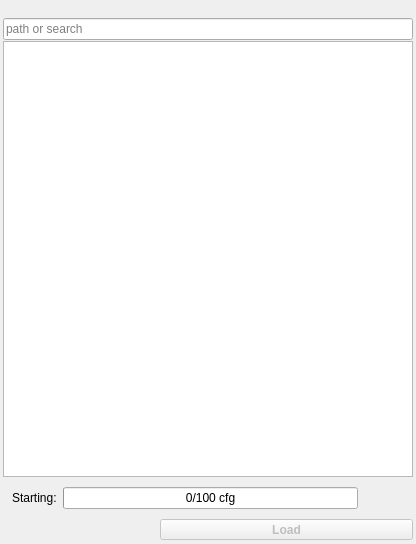
<?xml version="1.0" encoding="UTF-8"?>
<ui version="4.0">
 <class>ui_dock_launch</class>
 <widget class="QDockWidget" name="ui_dock_launch">
  <property name="geometry">
   <rect>
    <x>0</x>
    <y>0</y>
    <width>416</width>
    <height>544</height>
   </rect>
  </property>
  <property name="features">
   <set>QDockWidget::DockWidgetFloatable|QDockWidget::DockWidgetMovable</set>
  </property>
  <property name="windowTitle">
   <string>&amp;Launch files</string>
  </property>
  <widget class="QWidget" name="ui_dock_widget_contents">
   <layout class="QVBoxLayout" name="verticalLayout">
    <property name="spacing">
     <number>1</number>
    </property>
    <property name="leftMargin">
     <number>3</number>
    </property>
    <property name="topMargin">
     <number>3</number>
    </property>
    <property name="rightMargin">
     <number>3</number>
    </property>
    <property name="bottomMargin">
     <number>3</number>
    </property>
    <item>
    <widget class="QLabel" name="hostLabel">
      <property name="text">
      <string/>
      </property>
    </widget>
    </item>
    <item>
     <widget class="QFrame" name="ui_launch_filter_frame">
      <layout class="QHBoxLayout" name="horizontalLayout_8">
       <property name="leftMargin">
        <number>0</number>
       </property>
       <property name="topMargin">
        <number>0</number>
       </property>
       <property name="rightMargin">
        <number>0</number>
       </property>
       <property name="bottomMargin">
        <number>0</number>
       </property>
       <item>
        <widget class="EnhancedLineEdit" name="ui_search_line">
         <property name="placeholderText">
          <string>path or search</string>
         </property>
        </widget>
       </item>
      </layout>
     </widget>
    </item>
    <item>
     <widget class="QListView" name="ui_file_view">
      <property name="editTriggers">
       <set>QAbstractItemView::EditKeyPressed</set>
      </property>
     </widget>
    </item>
    <item>
     <widget class="QFrame" name="ui_frame_progress_cfg">
      <property name="frameShape">
       <enum>QFrame::NoFrame</enum>
      </property>
      <property name="frameShadow">
       <enum>QFrame::Plain</enum>
      </property>
      <property name="lineWidth">
       <number>0</number>
      </property>
      <layout class="QHBoxLayout" name="horizontalLayout_6">
       <item>
        <widget class="QLabel" name="ui_label_progress_cfg">
         <property name="text">
          <string>Starting:</string>
         </property>
        </widget>
       </item>
       <item>
        <widget class="QProgressBar" name="ui_bar_progress_cfg">
         <property name="value">
          <number>0</number>
         </property>
         <property name="format">
          <string>%v/%m cfg</string>
         </property>
        </widget>
       </item>
       <item>
        <widget class="QPushButton" name="ui_button_progress_cancel_cfg">
         <property name="flat">
          <bool>true</bool>
         </property>
        </widget>
       </item>
      </layout>
     </widget>
    </item>
    <item>
     <widget class="QFrame" name="ui_frame_launch_control">
      <property name="frameShape">
       <enum>QFrame::NoFrame</enum>
      </property>
      <property name="frameShadow">
       <enum>QFrame::Raised</enum>
      </property>
      <layout class="QHBoxLayout" name="horizontalLayout">
       <property name="spacing">
        <number>1</number>
       </property>
       <property name="leftMargin">
        <number>0</number>
       </property>
       <property name="topMargin">
        <number>0</number>
       </property>
       <property name="rightMargin">
        <number>0</number>
       </property>
       <property name="bottomMargin">
        <number>0</number>
       </property>
       <item>
        <widget class="QPushButton" name="ui_button_reload">
         <property name="sizePolicy">
          <sizepolicy hsizetype="Fixed" vsizetype="Fixed">
           <horstretch>0</horstretch>
           <verstretch>0</verstretch>
          </sizepolicy>
         </property>
         <property name="maximumSize">
          <size>
           <width>26</width>
           <height>16777215</height>
          </size>
         </property>
         <property name="toolTip">
          <string>&lt;!DOCTYPE HTML PUBLIC &quot;-//W3C//DTD HTML 4.0//EN&quot; &quot;http://www.w3.org/TR/REC-html40/strict.dtd&quot;&gt;
&lt;html&gt;&lt;head&gt;&lt;meta name=&quot;qrichtext&quot; content=&quot;1&quot; /&gt;&lt;style type=&quot;text/css&quot;&gt;
p, li { white-space: pre-wrap; }
&lt;/style&gt;&lt;/head&gt;&lt;body style=&quot; font-family:'Sans'; font-size:10pt; font-weight:400; font-style:normal;&quot;&gt;
&lt;p style=&quot; margin-top:0px; margin-bottom:0px; margin-left:0px; margin-right:0px; -qt-block-indent:0; text-indent:0px;&quot;&gt;&lt;span style=&quot; font-family:'Ubuntu'; font-size:9pt;&quot;&gt;clears all caches and reload current path.&lt;/span&gt;&lt;/p&gt;&lt;/body&gt;&lt;/html&gt;</string>
         </property>
         <property name="text">
          <string/>
         </property>
         <property name="flat">
          <bool>true</bool>
         </property>
        </widget>
       </item>
       <item>
        <widget class="QPushButton" name="ui_button_edit">
         <property name="enabled">
          <bool>false</bool>
         </property>
         <property name="sizePolicy">
          <sizepolicy hsizetype="Fixed" vsizetype="Fixed">
           <horstretch>0</horstretch>
           <verstretch>0</verstretch>
          </sizepolicy>
         </property>
         <property name="maximumSize">
          <size>
           <width>26</width>
           <height>16777215</height>
          </size>
         </property>
         <property name="toolTip">
          <string>&lt;!DOCTYPE HTML PUBLIC &quot;-//W3C//DTD HTML 4.0//EN&quot; &quot;http://www.w3.org/TR/REC-html40/strict.dtd&quot;&gt;
&lt;html&gt;&lt;head&gt;&lt;meta name=&quot;qrichtext&quot; content=&quot;1&quot; /&gt;&lt;style type=&quot;text/css&quot;&gt;
p, li { white-space: pre-wrap; }
&lt;/style&gt;&lt;/head&gt;&lt;body style=&quot; font-family:'Ubuntu'; font-size:9pt; font-weight:400; font-style:normal;&quot;&gt;
&lt;p style=&quot; margin-top:0px; margin-bottom:0px; margin-left:0px; margin-right:0px; -qt-block-indent:0; text-indent:0px;&quot;&gt;Opens an editor for selected lauch file &lt;span style=&quot; font-weight:600;&quot;&gt;Ctrl+E&lt;/span&gt; or &lt;span style=&quot; font-weight:600;&quot;&gt;F4&lt;/span&gt;&lt;/p&gt;&lt;/body&gt;&lt;/html&gt;</string>
         </property>
         <property name="whatsThis">
          <string>&lt;html&gt;&lt;head/&gt;&lt;body&gt;&lt;p&gt;&lt;span style=&quot; font-family:'Helvetica,Verdana,Arial,Lucida Grande,sans-serif'; font-size:15px; color:#000000; background-color:#ffffff;&quot;&gt;Opens a &lt;/span&gt;&lt;span style=&quot; font-family:'Courier New,courier'; font-size:15px; color:#000000; background-color:#ffffff;&quot;&gt;Launch Editor&lt;/span&gt;&lt;span style=&quot; font-family:'Helvetica,Verdana,Arial,Lucida Grande,sans-serif'; font-size:15px; color:#000000; background-color:#ffffff;&quot;&gt; is a simple text editor with &lt;/span&gt;&lt;a href=&quot;http://www.ros.org/wiki/roslaunch/XML&quot;&gt;&lt;span style=&quot; font-family:'Helvetica,Verdana,Arial,Lucida Grande,sans-serif'; font-size:15px; color:#2b7fcf; background-color:#ffffff;&quot;&gt;roslaunch XML&lt;/span&gt;&lt;/a&gt;&lt;span style=&quot; font-family:'Helvetica,Verdana,Arial,Lucida Grande,sans-serif'; font-size:15px; color:#000000; background-color:#ffffff;&quot;&gt; syntax highlighting. The included files are open in a new tab by &lt;/span&gt;&lt;span style=&quot; font-family:'Helvetica,Verdana,Arial,Lucida Grande,sans-serif'; font-size:15px; font-weight:600; color:#000000; background-color:#ffffff;&quot;&gt;Ctrl+(left mouse click)&lt;/span&gt;&lt;span style=&quot; font-family:'Helvetica,Verdana,Arial,Lucida Grande,sans-serif'; font-size:15px; color:#000000; background-color:#ffffff;&quot;&gt;. If the file does not exists, it will be created.&lt;/span&gt;&lt;/p&gt;&lt;/body&gt;&lt;/html&gt;</string>
         </property>
         <property name="text">
          <string/>
         </property>
         <property name="shortcut">
          <string>Ctrl+E</string>
         </property>
         <property name="flat">
          <bool>true</bool>
         </property>
        </widget>
       </item>
       <item>
        <widget class="QPushButton" name="ui_button_new">
         <property name="sizePolicy">
          <sizepolicy hsizetype="Minimum" vsizetype="Fixed">
           <horstretch>0</horstretch>
           <verstretch>0</verstretch>
          </sizepolicy>
         </property>
         <property name="maximumSize">
          <size>
           <width>36</width>
           <height>26</height>
          </size>
         </property>
         <property name="toolTip">
          <string>&lt;!DOCTYPE HTML PUBLIC &quot;-//W3C//DTD HTML 4.0//EN&quot; &quot;http://www.w3.org/TR/REC-html40/strict.dtd&quot;&gt;
&lt;html&gt;&lt;head&gt;&lt;meta name=&quot;qrichtext&quot; content=&quot;1&quot; /&gt;&lt;style type=&quot;text/css&quot;&gt;
p, li { white-space: pre-wrap; }
&lt;/style&gt;&lt;/head&gt;&lt;body style=&quot; font-family:'Noto Sans'; font-size:10pt; font-weight:400; font-style:normal;&quot;&gt;
&lt;p style=&quot; margin-top:0px; margin-bottom:0px; margin-left:0px; margin-right:0px; -qt-block-indent:0; text-indent:0px;&quot;&gt;&lt;span style=&quot; font-family:'Ubuntu'; font-size:9pt;&quot;&gt;Menu to create new file or directory.&lt;/span&gt;&lt;/p&gt;&lt;/body&gt;&lt;/html&gt;</string>
         </property>
         <property name="icon">
          <iconset>
           <normaloff>icons/crystal_clear_add.png</normaloff>icons/crystal_clear_add.png</iconset>
         </property>
         <property name="shortcut">
          <string>Ctrl+N</string>
         </property>
         <property name="flat">
          <bool>true</bool>
         </property>
        </widget>
       </item>
       <item>
        <widget class="QPushButton" name="ui_button_transfer">
         <property name="enabled">
          <bool>false</bool>
         </property>
         <property name="sizePolicy">
          <sizepolicy hsizetype="Fixed" vsizetype="Fixed">
           <horstretch>0</horstretch>
           <verstretch>0</verstretch>
          </sizepolicy>
         </property>
         <property name="maximumSize">
          <size>
           <width>26</width>
           <height>16777215</height>
          </size>
         </property>
         <property name="toolTip">
          <string>&lt;!DOCTYPE HTML PUBLIC &quot;-//W3C//DTD HTML 4.0//EN&quot; &quot;http://www.w3.org/TR/REC-html40/strict.dtd&quot;&gt;
&lt;html&gt;&lt;head&gt;&lt;meta name=&quot;qrichtext&quot; content=&quot;1&quot; /&gt;&lt;style type=&quot;text/css&quot;&gt;
p, li { white-space: pre-wrap; }
&lt;/style&gt;&lt;/head&gt;&lt;body style=&quot; font-family:'Noto Sans'; font-size:10pt; font-weight:400; font-style:normal;&quot;&gt;
&lt;p style=&quot; margin-top:0px; margin-bottom:0px; margin-left:0px; margin-right:0px; -qt-block-indent:0; text-indent:0px;&quot;&gt;&lt;span style=&quot; font-family:'Ubuntu'; font-size:9pt;&quot;&gt;Copies the selected (+included) file to a remote host. This is usefull to load the changes as default configuration on remote host.&lt;/span&gt;&lt;/p&gt;&lt;/body&gt;&lt;/html&gt;</string>
         </property>
         <property name="whatsThis">
          <string>&lt;!DOCTYPE HTML PUBLIC &quot;-//W3C//DTD HTML 4.0//EN&quot; &quot;http://www.w3.org/TR/REC-html40/strict.dtd&quot;&gt;
&lt;html&gt;&lt;head&gt;&lt;meta name=&quot;qrichtext&quot; content=&quot;1&quot; /&gt;&lt;style type=&quot;text/css&quot;&gt;
p, li { white-space: pre-wrap; }
&lt;/style&gt;&lt;/head&gt;&lt;body style=&quot; font-family:'Noto Sans'; font-size:9pt; font-weight:400; font-style:normal;&quot;&gt;
&lt;p style=&quot; margin-top:0px; margin-bottom:0px; margin-left:0px; margin-right:0px; -qt-block-indent:0; text-indent:0px;&quot;&gt;&lt;span style=&quot; font-family:'Ubuntu';&quot;&gt;Copy selected configuration files to other hosts.&lt;/span&gt;&lt;/p&gt;
&lt;p style=&quot;-qt-paragraph-type:empty; margin-top:0px; margin-bottom:0px; margin-left:0px; margin-right:0px; -qt-block-indent:0; text-indent:0px; font-family:'Ubuntu';&quot;&gt;&lt;br /&gt;&lt;/p&gt;
&lt;p style=&quot; margin-top:0px; margin-bottom:0px; margin-left:0px; margin-right:0px; -qt-block-indent:0; text-indent:0px;&quot;&gt;&lt;span style=&quot; font-family:'Ubuntu';&quot;&gt;/!\ The copying of the include files must be activated in the opened dialog. &lt;/span&gt;&lt;/p&gt;&lt;/body&gt;&lt;/html&gt;</string>
         </property>
         <property name="text">
          <string/>
         </property>
         <property name="flat">
          <bool>true</bool>
         </property>
        </widget>
       </item>
       <item>
        <widget class="QPushButton" name="ui_button_save_profile">
         <property name="enabled">
          <bool>true</bool>
         </property>
         <property name="sizePolicy">
          <sizepolicy hsizetype="Preferred" vsizetype="Fixed">
           <horstretch>0</horstretch>
           <verstretch>0</verstretch>
          </sizepolicy>
         </property>
         <property name="maximumSize">
          <size>
           <width>38</width>
           <height>32</height>
          </size>
         </property>
         <property name="toolTip">
          <string>&lt;html&gt;&lt;head/&gt;&lt;body&gt;&lt;p&gt;Store the current environment to a node manager profile. This &lt;span style=&quot; font-weight:600;&quot;&gt;.profile&lt;/span&gt; file can be loaded through the launch dock.&lt;/p&gt;&lt;/body&gt;&lt;/html&gt;</string>
         </property>
         <property name="iconSize">
          <size>
           <width>32</width>
           <height>32</height>
          </size>
         </property>
         <property name="flat">
          <bool>true</bool>
         </property>
        </widget>
       </item>
       <item>
        <widget class="QToolButton" name="ui_button_load">
         <property name="enabled">
          <bool>false</bool>
         </property>
         <property name="sizePolicy">
          <sizepolicy hsizetype="Preferred" vsizetype="Fixed">
           <horstretch>0</horstretch>
           <verstretch>0</verstretch>
          </sizepolicy>
         </property>
         <property name="font">
          <font>
           <weight>75</weight>
           <bold>true</bold>
          </font>
         </property>
         <property name="toolTip">
          <string>&lt;!DOCTYPE HTML PUBLIC &quot;-//W3C//DTD HTML 4.0//EN&quot; &quot;http://www.w3.org/TR/REC-html40/strict.dtd&quot;&gt;
&lt;html&gt;&lt;head&gt;&lt;meta name=&quot;qrichtext&quot; content=&quot;1&quot; /&gt;&lt;style type=&quot;text/css&quot;&gt;
p, li { white-space: pre-wrap; }
&lt;/style&gt;&lt;/head&gt;&lt;body style=&quot; font-family:'Ubuntu'; font-size:9pt; font-weight:400; font-style:normal;&quot;&gt;
&lt;p style=&quot; margin-top:0px; margin-bottom:0px; margin-left:0px; margin-right:0px; -qt-block-indent:0; text-indent:0px;&quot;&gt;Loads the selected configuration &lt;span style=&quot; font-weight:600;&quot;&gt;Ctrl+L&lt;/span&gt;&lt;/p&gt;&lt;/body&gt;&lt;/html&gt;</string>
         </property>
         <property name="text">
          <string>Load</string>
         </property>
         <property name="shortcut">
          <string>Ctrl+L</string>
         </property>
         <property name="toolButtonStyle">
          <enum>Qt::ToolButtonTextBesideIcon</enum>
         </property>
        </widget>
       </item>
      </layout>
     </widget>
    </item>
   </layout>
  </widget>
 </widget>
 <customwidgets>
  <customwidget>
   <class>EnhancedLineEdit</class>
   <extends>QLineEdit</extends>
   <header>fkie_node_manager/launch_enhanced_line_edit</header>
  </customwidget>
 </customwidgets>
 <tabstops>
  <tabstop>ui_search_line</tabstop>
  <tabstop>ui_file_view</tabstop>
  <tabstop>ui_button_load</tabstop>
  <tabstop>ui_button_progress_cancel_cfg</tabstop>
  <tabstop>ui_button_edit</tabstop>
  <tabstop>ui_button_new</tabstop>
  <tabstop>ui_button_transfer</tabstop>
 </tabstops>
 <resources/>
 <connections/>
</ui>
